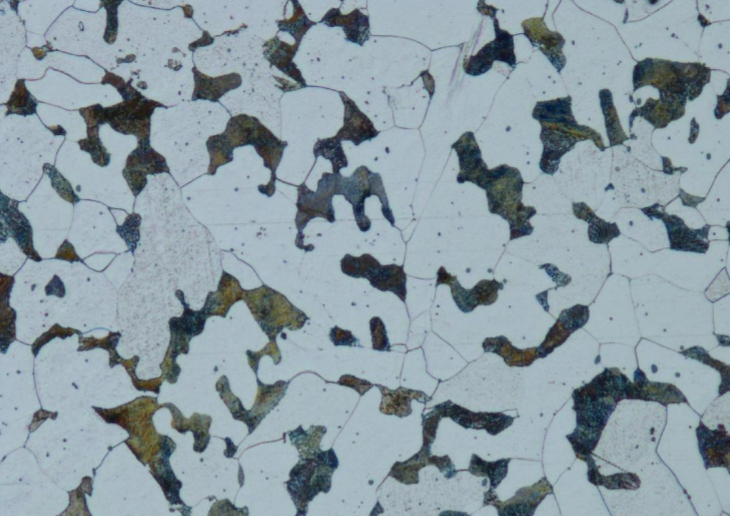
#> input picture Phase.png, 730 x 516 px
$ python MSE.py
#> lines starting #> are read from the running program, lines starting #| are printed output that depends on the picture; after the words box and inside, x2 and y2 are one past the last pixel; in counts of white or black regions, pixels touching at a corner belong together
import cv2
import matplotlib.pyplot as plt

data1=cv2.imread('Phase.png',0)
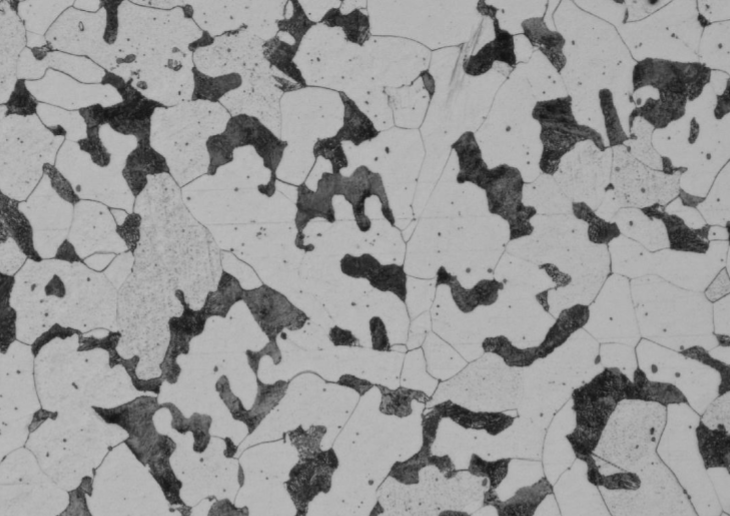
#> data1: shape (516, 730); min 17, max 190, mean 151.8
blur=cv2.bilateralFilter(data1,15,15,15)
can=cv2.Canny(blur,60,255)
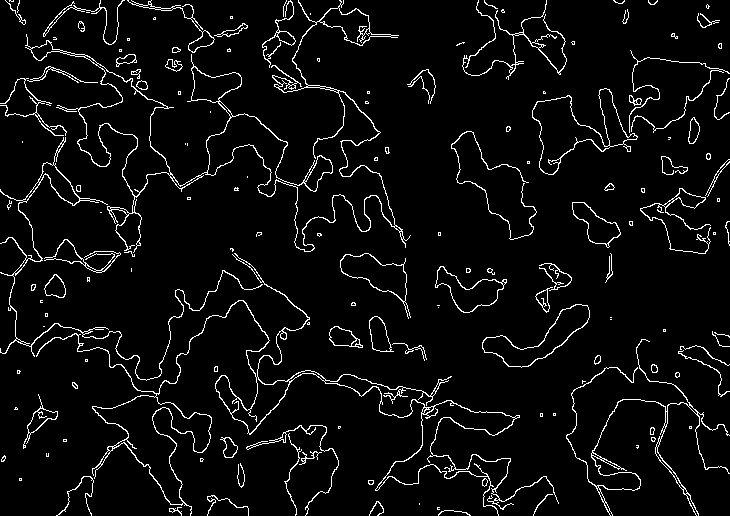
#> can: shape (516, 730); 5% white in thin lines or dots
cv2
ret,thresh = cv2.threshold(blur,120,200,cv2.THRESH_BINARY)
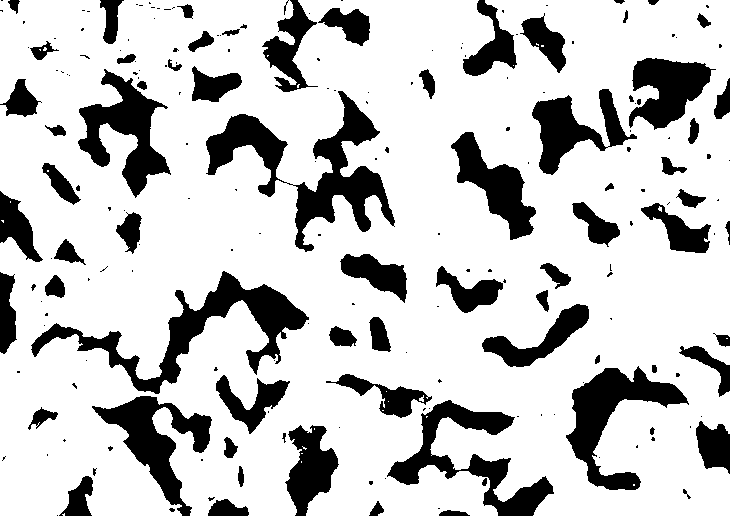
#> thresh: shape (516, 730); values 0 (black) and 200 (white), 78.2% white; 207 black regions (134 under 20 px)
contours, image = cv2.findContours(thresh,cv2.RETR_TREE,cv2.CHAIN_APPROX_NONE)
#> contours = 233 contours, 161 with area under 20; largest, box (x1, y1, x2, y2) and area: (0, 0, 730, 516) 349513, (30, 270, 310, 395) 7866, (292, 90, 396, 253) 5842, (565, 365, 690, 491) 5526, (77, 68, 172, 199) 5006; image = 233 rows, first 6: [1, -1, -1, -1], [2, 0, -1, -1], [3, 1, -1, -1], [4, 2, -1, -1], [5, 3, -1, -1], [6, 4, -1, -1]
for i in range(len(contours)):
    cnt = contours[i]
    hull = cv2.convexHull(cnt)
    img2 = cv2.drawContours(blur, [cnt], -1, (255,255,255), 5)
#> this loop made 233 passes
#> hull on passes 1, 4, 8: [[64, 515], [63, 515], [62, 514], [64, 513]], [[306, 448], [305, 449], [303, 448], [302, 446]], [[3, 220], [3, 222], [1, 220]]
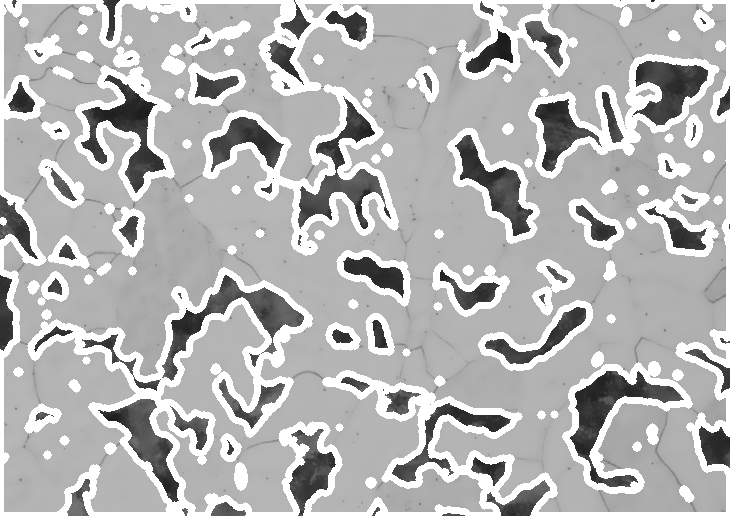
#> blur: shape (516, 730); min 26, max 255, mean 180.7

import random
centers=[]
areas=[]
for j in contours:
    x=[]
    y=[]
    if len(j)>25:
        for i in j:
            x.append(i[0][0])
            y.append(i[0][1])
        xmin=min(x)
        xli=x.index(xmin)
        yxmin=y[xli]
        xmax=max(x)
        xla=x.index(xmax)
        yxmax=y[xla]
        ymin=min(y)
        yli=y.index(ymin)
        xymin=x[yli]
        ymax=max(y)
        yla=y.index(ymax)
        xymax=x[yla]
        center=((xmin+xmax)/2,(ymin+ymax)/2)
        square=abs((ymax-ymin)*(xmax-xmin))
        tri1=(abs(xymin-ymax)*abs(xmin-xymax))/2
        tri2=(abs(xmax-xymax)*abs(xmax-xymax))/2
        tri3=(abs(xmax-xymin)*abs(yxmax-ymin))/2
        tri4=(abs(xmin-xymin)*abs(yxmin-ymin))/2
        area=square-tri1-tri2-tri3-tri4
        #display(tri1,tri2,tri3)
        areas.append(abs(area))
        centers.append(center)
#> this loop made 233 passes
#> (xmin, xli, yxmin, xmax, xla, yxmax, ymin, yli) on passes 13, 24, 35, 47, 51, 52, 60, 69, 73, 76, 79, 83: (0, 0, 0, 729, 2971, 515, 0, 0), (237, 32, 480, 244, 11, 474, 465, 1), (223, 36, 454, 238, 15, 446, 436, 1), (27, 68, 428, 58, 19, 413, 406, 1), (215, 228, 390, 290, 106, 381, 374, 1), (325, 256, 382, 432, 93, 396, 373, 1), (565, 366, 437, 689, 60, 403, 365, 1), (328, 66, 335, 357, 25, 339, 325, 1), (368, 86, 322, 391, 36, 346, 316, 1), (481, 143, 346, 589, 16, 309, 303, 1), (535, 41, 297, 549, 18, 305, 289, 1), (44, 47, 291, 65, 16, 287, 274, 1)
#> (xmin, xli, yxmin, xmax, xla, yxmax) on pass 176: (167, 40, 66, 182, 23, 65)
random.shuffle(centers)

totald=[]
for j in range(1,13):
    random.shuffle(centers)
    distance=[]
    data1=cv2.imread('Phase.png')
#> data1 is the input picture: shape (516, 730, 3); mean B, G, R 164.1, 156.1, 140.1
    import math
    for i in range (1,len(centers)):
        cv2.line(data1,(int(centers[i][0]),int(centers[i][1])),(int(centers[i-1][0]),int(centers[i-1][1])),(255,255,255))
        aa=centers[i][0]-centers[i-1][0]
        bb=centers[i][1]-centers[i-1][1]
        cc=math.sqrt(aa**2+bb**2)
        distance.append(cc)
        xx=(sum(distance)/len(distance))
        totald.append(xx)
#> this loop made 44 passes
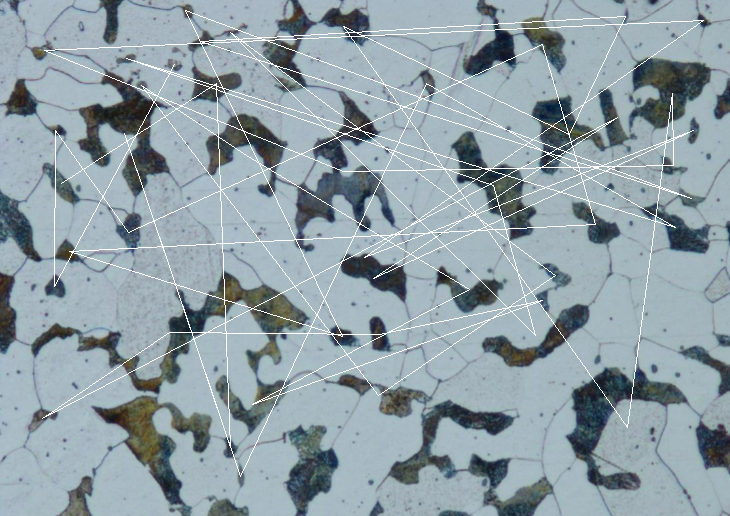
#> data1: shape (516, 730, 3); 3.34% of pixels changed, all inside (x1, y1, x2, y2) = (42, 10, 704, 477)
    plt.subplot(3,4,j),plt.imshow(data1)
print('The average grainsize is:'+str(sum(totald)/len(totald)))
plt.savefig('graindistance.png',dpi=3000)
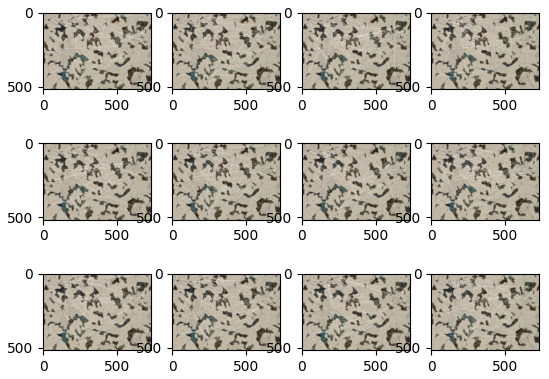
#> figure drawn by matplotlib, 12 panels; B, G, R data is drawn as R, G, B

data1=cv2.imread('Phase.png')
color=[]
R=[]
G=[]
B=[]
r=[]
font = cv2.FONT_HERSHEY_SIMPLEX
thickness = 1
fontScale = 0.38
g=[]
b=[]
r=0
g=0
b=0
n=1
for i in centers:
    x=int(i[0])
    y=int(i[1])
    z=data1[x-n:x+n,y-n:y+n]
    for j in z:
        for k in j:
            r+=k[0]
            r/=len(j)
            R.append(int(r))
            g+=k[1]
            g/=len(j)
            G.append(int(g))
            b+=k[2]
            b/=len(j)
            B.append(int(b))
for ii in range (len(centers)):
    color=(R[ii],G[ii],B[ii])
    org=int(centers[ii][0]),int(centers[ii][1])
    if R[ii]<100:
        img=cv2.putText(data1,'Fe3C',org,font, fontScale,color,1,cv2.LINE_AA)
    elif R[ii]>100 and R[ii]<200:
        img=cv2.putText(data1,'Alpha',org,font, fontScale,color,1,cv2.LINE_AA)
    else:
        img=cv2.putText(data1,'Beta',org,font, fontScale,color,1,cv2.LINE_AA)
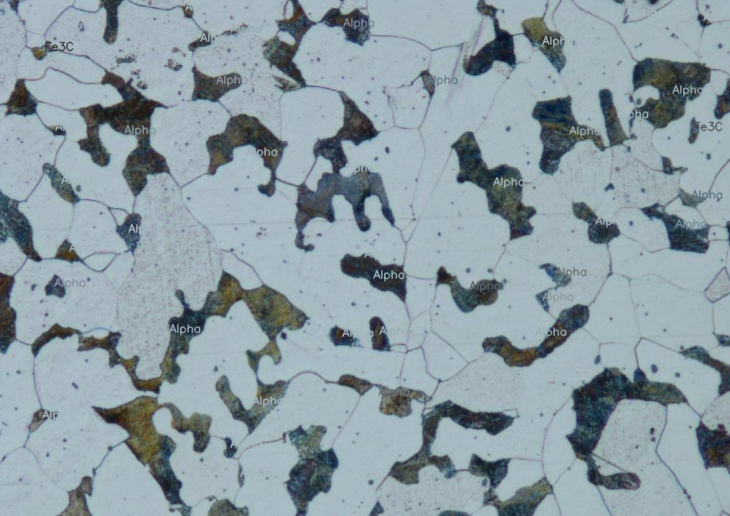
#> data1: shape (516, 730, 3); 2.31% of pixels changed, all inside (x1, y1, x2, y2) = (41, 2, 730, 480)
plt.imshow(img)
plt.savefig('hh.png',dpi=3800)
#> figure, not shown here; B, G, R data is drawn as R, G, B
